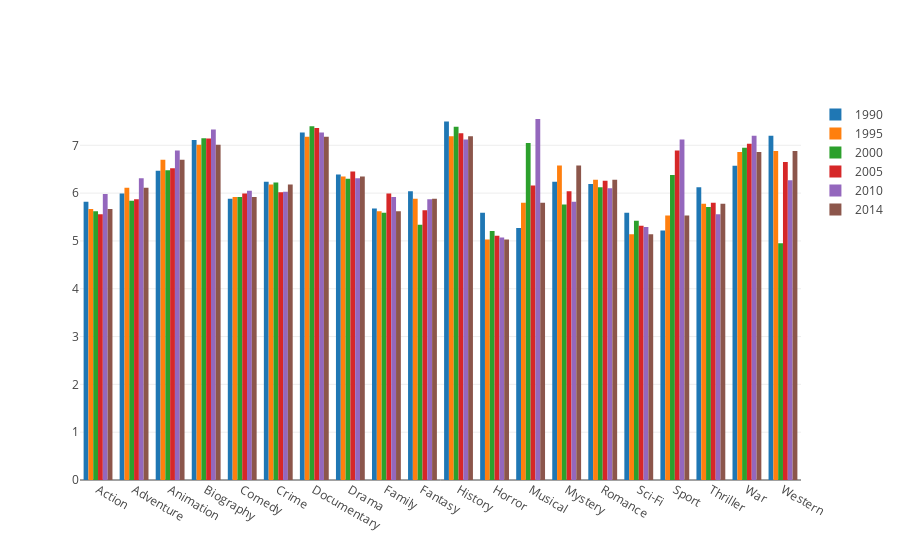

The notebook cell this image was saved under:
### Code cell
iplot(fig)

### Figure 1 — Plotly figure (JSON) as saved in the notebook; plotly's stock layout.template omitted (floating-point values rounded to 4 significant figures)
{"data": [{"name": "1990", "type": "bar", "x": ["Action", "Adventure", "Animation", "Biography", "Comedy", "Crime", "Documentary", "Drama", "Family", "Fantasy", "History", "Horror", "Musical", "Mystery", "Romance", "Sci-Fi", "Sport", "Thriller", "War", "Western"], "y": [5.82, 5.99, 6.47, 7.11, 5.88, 6.24, 7.27, 6.39, 5.68, 6.04, 7.5, 5.59, 5.27, 6.24, 6.19, 5.59, 5.22, 6.12, 6.57, 7.2]}, {"name": "1995", "type": "bar", "x": ["Action", "Adventure", "Animation", "Biography", "Comedy", "Crime", "Documentary", "Drama", "Family", "Fantasy", "History", "Horror", "Musical", "Mystery", "Romance", "Sci-Fi", "Sport", "Thriller", "War", "Western"], "y": [5.67, 6.11, 6.7, 7.01, 5.92, 6.18, 7.18, 6.35, 5.62, 5.88, 7.19, 5.03, 5.8, 6.58, 6.28, 5.14, 5.53, 5.78, 6.86, 6.88]}, {"name": "2000", "type": "bar", "x": ["Action", "Adventure", "Animation", "Biography", "Comedy", "Crime", "Documentary", "Drama", "Family", "Fantasy", "History", "Horror", "Musical", "Mystery", "Romance", "Sci-Fi", "Sport", "Thriller", "War", "Western"], "y": [5.62, 5.84, 6.48, 7.15, 5.92, 6.22, 7.4, 6.3, 5.59, 5.34, 7.39, 5.21, 7.05, 5.76, 6.12, 5.42, 6.38, 5.71, 6.95, 4.95]}, {"name": "2005", "type": "bar", "x": ["Action", "Adventure", "Animation", "Biography", "Comedy", "Crime", "Documentary", "Drama", "Family", "Fantasy", "History", "Horror", "Musical", "Mystery", "Romance", "Sci-Fi", "Sport", "Thriller", "War", "Western"], "y": [5.56, 5.87, 6.52, 7.14, 5.99, 6.02, 7.36, 6.45, 5.99, 5.64, 7.25, 5.11, 6.16, 6.04, 6.26, 5.32, 6.89, 5.8, 7.03, 6.65]}, {"name": "2010", "type": "bar", "x": ["Action", "Adventure", "Animation", "Biography", "Comedy", "Crime", "Documentary", "Drama", "Family", "Fantasy", "History", "Horror", "Musical", "Mystery", "Romance", "Sci-Fi", "Sport", "Thriller", "War", "Western"], "y": [5.98, 6.31, 6.89, 7.33, 6.05, 6.03, 7.27, 6.31, 5.92, 5.87, 7.12, 5.07, 7.55, 5.82, 6.1, 5.29, 7.12, 5.56, 7.2, 6.27]}, {"name": "2014", "type": "bar", "x": ["Action", "Adventure", "Animation", "Biography", "Comedy", "Crime", "Documentary", "Drama", "Family", "Fantasy", "History", "Horror", "Musical", "Mystery", "Romance", "Sci-Fi", "Sport", "Thriller", "War", "Western"], "y": [5.67, 6.11, 6.7, 7.01, 5.92, 6.18, 7.18, 6.35, 5.62, 5.88, 7.19, 5.03, 5.8, 6.58, 6.28, 5.14, 5.53, 5.78, 6.86, 6.88]}], "layout": {"barmode": "group"}}
